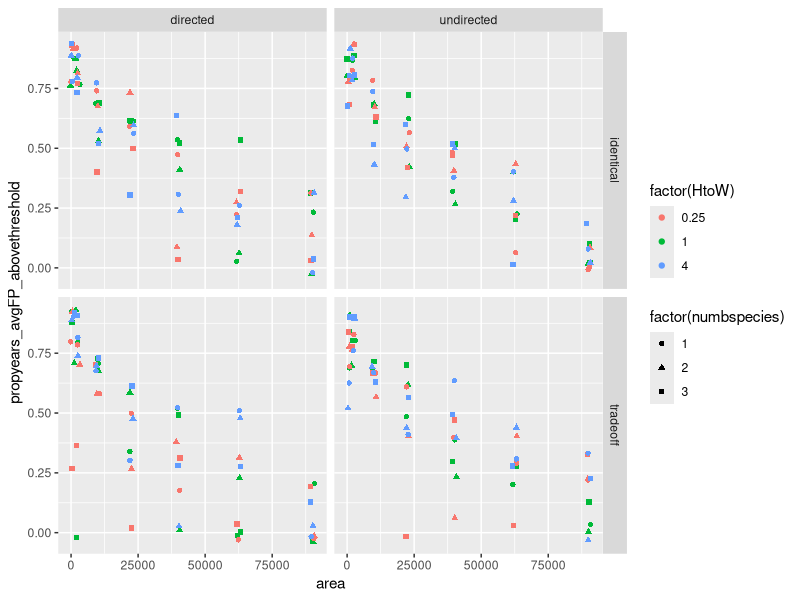
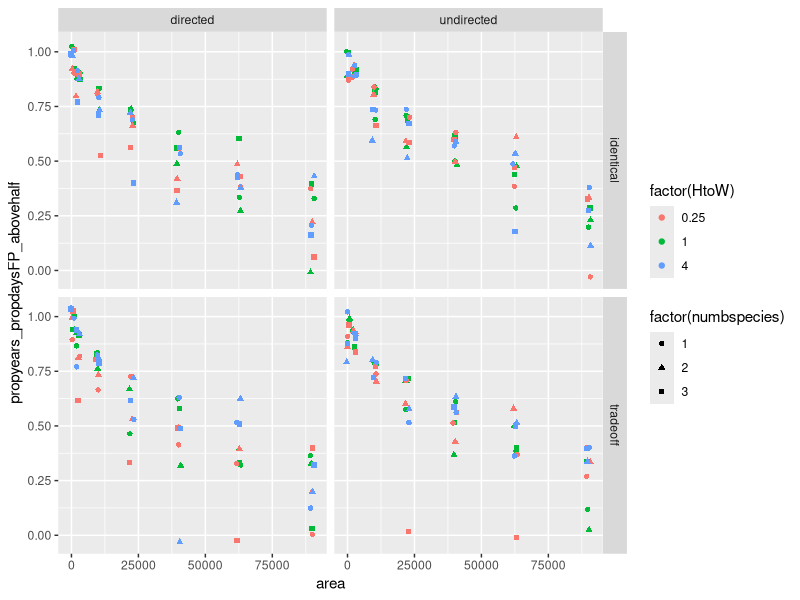
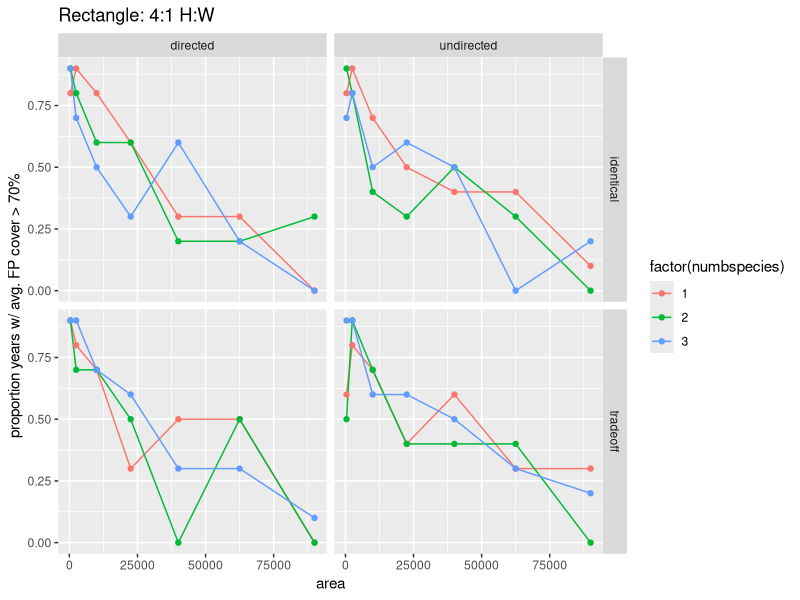
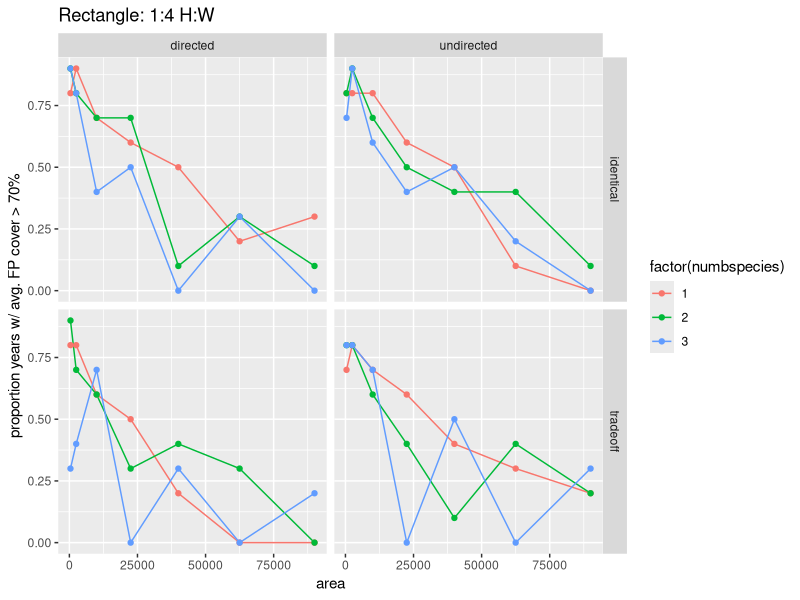
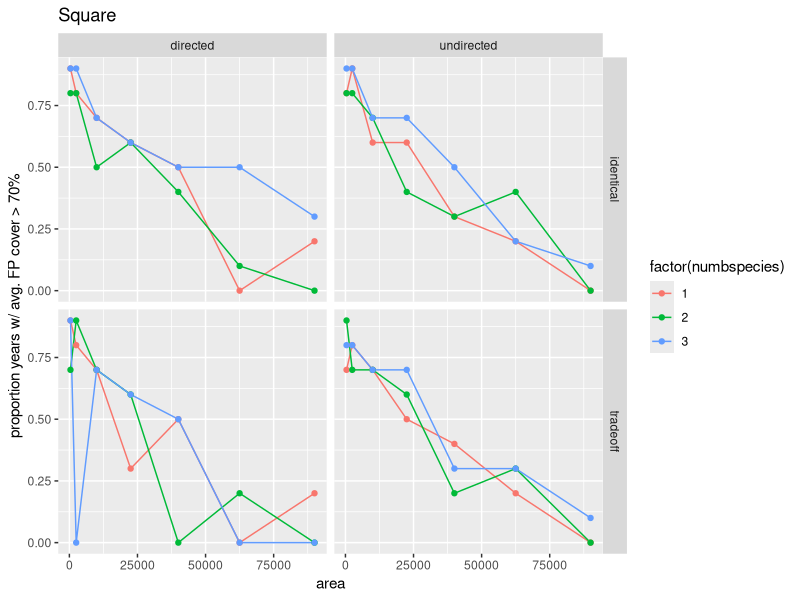
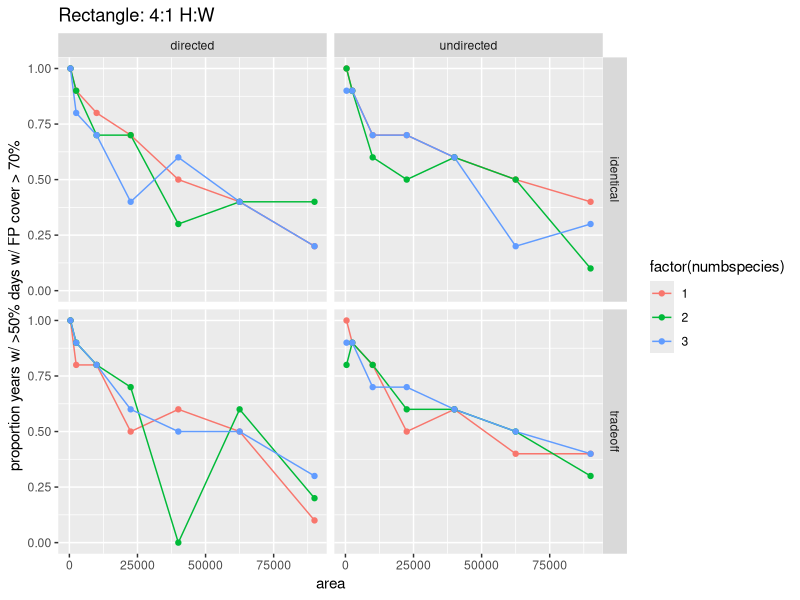
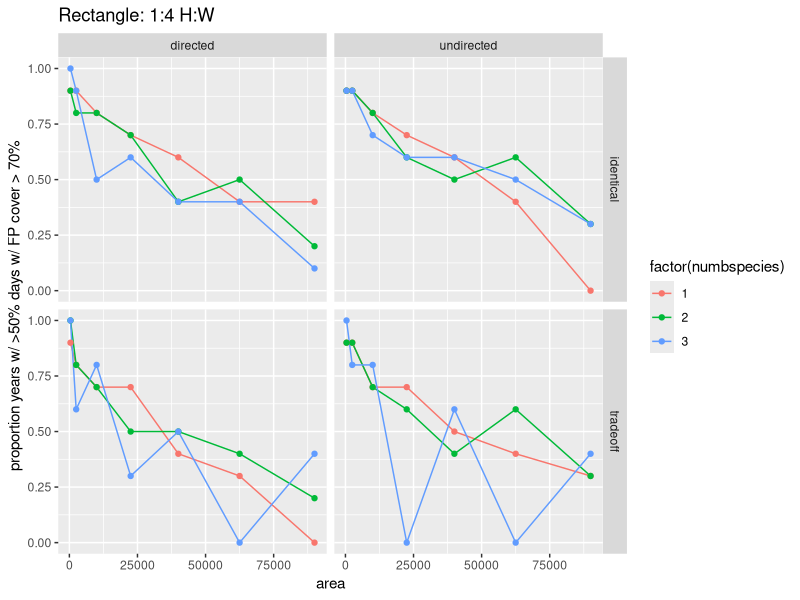
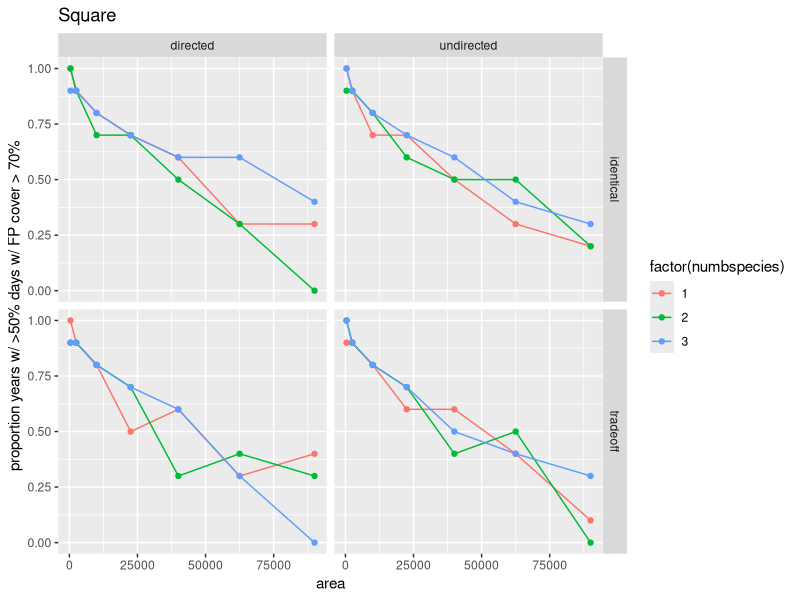

These charts were generated, in order, by the following R code:
#########################################################
# Summarize results from multiple simulations           # 
#                                                       #
# By: Michael J. McCann                                 #
# Created: 3/19/2014                                    #
######################################################### 

library(ggplot2)

data <- read.csv("output06b.csv") # imports parameter  values for all simulations 


# If I have multiple simulations @ the same parameter values, then I need to get summary means, variances (library dplyr) & plot those instead

# Y = proportion years w/ avg. FP cover > 70%
a <- ggplot(data, aes(x=area,y=propyears_avgFP_abovethreshold,shape=factor(numbspecies),colour=factor(HtoW))) + geom_point(position="jitter")
a <- a + facet_grid(speciesdiffs ~ wind)
a

# Y = proportion years w/ >50% days w/ FP cover > 70%
b <- ggplot(data, aes(x=area,y=propyears_propdaysFP_abovehalf,shape=factor(numbspecies),colour=factor(HtoW))) + geom_point(position="jitter")
b <- b + facet_grid(speciesdiffs ~ wind)
b

# Y = proportion years w/ avg. FP cover > 70%
# subset - data 3 times - HtoW = 4, 1, or 0.25 
# Rectangle: 4:1 H:W
a_HtoW4 <- ggplot(subset(data, data$HtoW == 4), aes(x=area,y=propyears_avgFP_abovethreshold,colour=factor(numbspecies))) + geom_line() + geom_point()
a_HtoW4 <- a_HtoW4 + facet_grid(speciesdiffs ~ wind)
a_HtoW4 <- a_HtoW4 + ylab("proportion years w/ avg. FP cover > 70%")
a_HtoW4 <- a_HtoW4 + labs(title="Rectangle: 4:1 H:W")
a_HtoW4
# if you want to make it B&W 
a_HtoW4 <- a_HtoW4 + scale_colour_grey(start = 0, end = .8) + theme_bw()

# Rectangle: 1:4 H:W
a_HtoW0_25 <- ggplot(subset(data, data$HtoW == 0.25), aes(x=area,y=propyears_avgFP_abovethreshold,colour=factor(numbspecies))) + geom_line() + geom_point()
a_HtoW0_25 <- a_HtoW0_25 + facet_grid(speciesdiffs ~ wind)
a_HtoW0_25 <- a_HtoW0_25 + ylab("proportion years w/ avg. FP cover > 70%")
a_HtoW0_25 <- a_HtoW0_25 + labs(title="Rectangle: 1:4 H:W")
a_HtoW0_25
# if you want to make it B&W 
a_HtoW0_25 <- a_HtoW0_25 + scale_colour_grey(start = 0, end = .8) + theme_bw()

# Square
a_HtoW1 <- ggplot(subset(data, data$HtoW == 1), aes(x=area,y=propyears_avgFP_abovethreshold,colour=factor(numbspecies))) + geom_line() + geom_point()
a_HtoW1 <- a_HtoW1 + facet_grid(speciesdiffs ~ wind)
a_HtoW1 <- a_HtoW1 + ylab("proportion years w/ avg. FP cover > 70%")
a_HtoW1 <- a_HtoW1 + labs(title="Square")
a_HtoW1
# if you want to make it B&W 
a_HtoW1 <- a_HtoW1 + scale_colour_grey(start = 0, end = .8) + theme_bw()


# Y = proportion years w/ >50% days w/ FP cover > 70%
# subset - data 3 times - HtoW = 4, 1, or 0.25 
# Rectangle: 4:1 H:W
b_HtoW4 <- ggplot(subset(data, data$HtoW == 4), aes(x=area,y=propyears_propdaysFP_abovehalf,colour=factor(numbspecies))) + geom_line() + geom_point()
b_HtoW4 <- b_HtoW4 + facet_grid(speciesdiffs ~ wind)
b_HtoW4 <- b_HtoW4 + ylab("proportion years w/ >50% days w/ FP cover > 70%")
b_HtoW4 <- b_HtoW4 + labs(title="Rectangle: 4:1 H:W")
b_HtoW4
# if you want to make it B&W 
b_HtoW4 <- b_HtoW4 + scale_colour_grey(start = 0, end = .8) + theme_bw()

# Rectangle: 1:4 H:W
b_HtoW0_25 <- ggplot(subset(data, data$HtoW == 0.25), aes(x=area,y=propyears_propdaysFP_abovehalf,colour=factor(numbspecies))) + geom_line() + geom_point()
b_HtoW0_25 <- b_HtoW0_25 + facet_grid(speciesdiffs ~ wind)
b_HtoW0_25 <- b_HtoW0_25 + ylab("proportion years w/ >50% days w/ FP cover > 70%")
b_HtoW0_25 <- b_HtoW0_25 + labs(title="Rectangle: 1:4 H:W")
b_HtoW0_25
# if you want to make it B&W 
b_HtoW0_25 <- b_HtoW0_25 + scale_colour_grey(start = 0, end = .8) + theme_bw()

# Square
b_HtoW1 <- ggplot(subset(data, data$HtoW == 1), aes(x=area,y=propyears_propdaysFP_abovehalf,colour=factor(numbspecies))) + geom_line() + geom_point()
b_HtoW1 <- b_HtoW1 + facet_grid(speciesdiffs ~ wind)
b_HtoW1 <- b_HtoW1 + ylab("proportion years w/ >50% days w/ FP cover > 70%")
b_HtoW1 <- b_HtoW1 + labs(title="Square")
b_HtoW1
# if you want to make it B&W 
b_HtoW1 <- b_HtoW1 + scale_colour_grey(start = 0, end = .8) + theme_bw()

